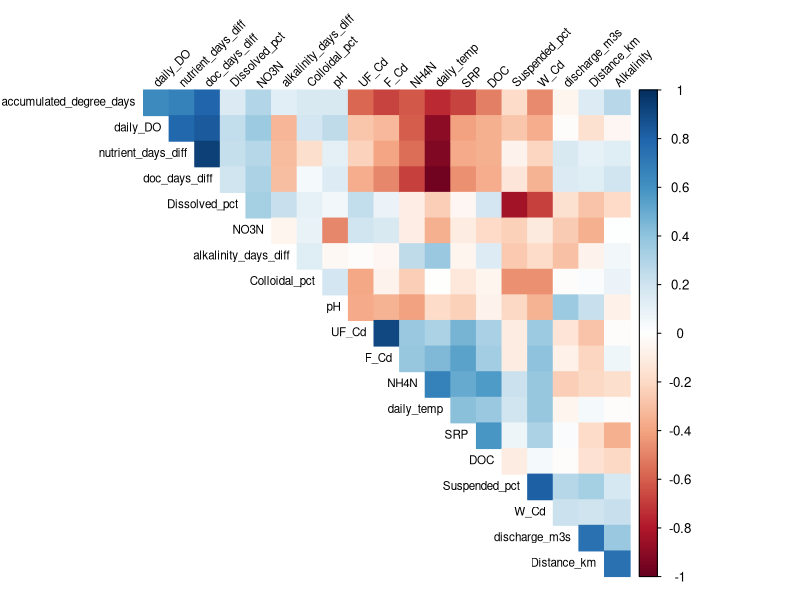
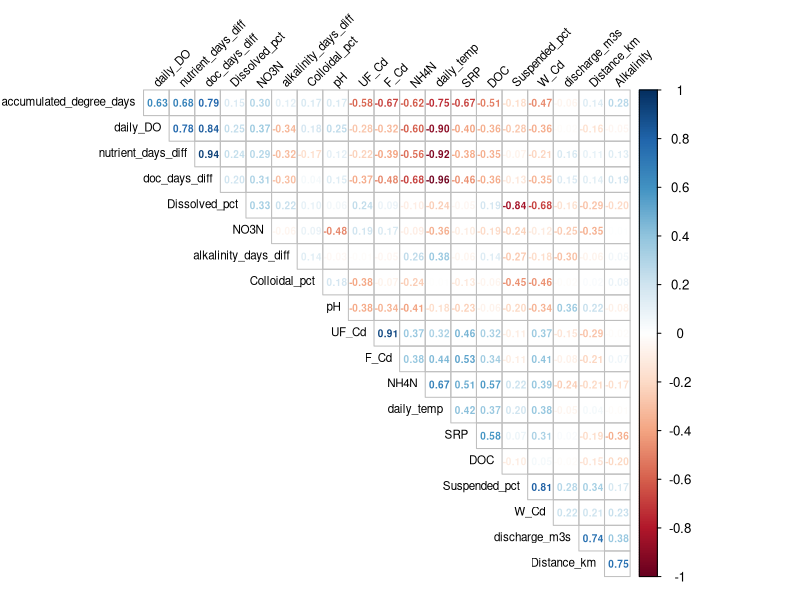
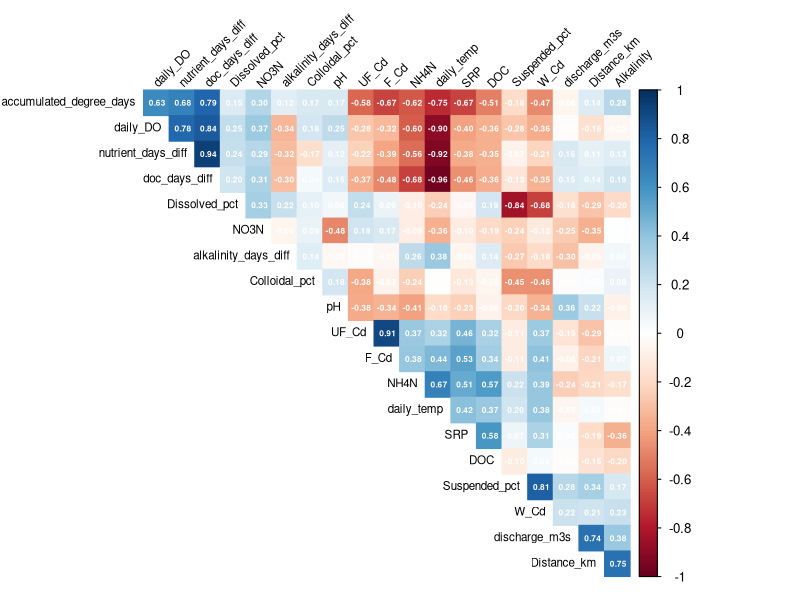

Write R code to recreate these figures, in order.
# Load required libraries
library(corrplot)
library(dplyr)

# Read the data (assuming it's saved as 'data.csv')
data <- read.csv("2_incremental/AI_Subsets/integrated_parsed.csv")

# Select only numeric variables (excluding dates and text)
numeric_vars <- data %>%
  select(where(is.numeric)) %>%
  # Remove any variables that might be IDs or row numbers if needed
  select(-matches("^X$|^X\\d+$"))  # This removes columns like X, X1, X2 that might be row indices

# Calculate correlation matrix
cor_matrix <- cor(numeric_vars, use = "complete.obs")

# Create correlogram
corrplot(cor_matrix, 
         method = "color",           # Use colors to show correlations
         type = "upper",            # Show upper triangle only
         order = "hclust",          # Order variables by hierarchical clustering
         tl.cex = 0.7,             # Text label size
         tl.col = "black",         # Text label color
         tl.srt = 45,              # Text label rotation
         diag = FALSE)             # Don't show diagonal

# Alternative: Show correlation coefficients as numbers
corrplot(cor_matrix, 
         method = "number",
         type = "upper",
         order = "hclust",
         tl.cex = 0.7,
         tl.col = "black",
         tl.srt = 45,
         number.cex = 0.6,
         diag = FALSE)

# Optional: If you want a more detailed correlogram with both colors and numbers
corrplot(cor_matrix, 
         method = "color",
         type = "upper",
         order = "hclust",
         tl.cex = 0.7,
         tl.col = "black",
         tl.srt = 45,
         addCoef.col = "white",    # Add correlation coefficients in white
         number.cex = 0.5,
         diag = FALSE)
